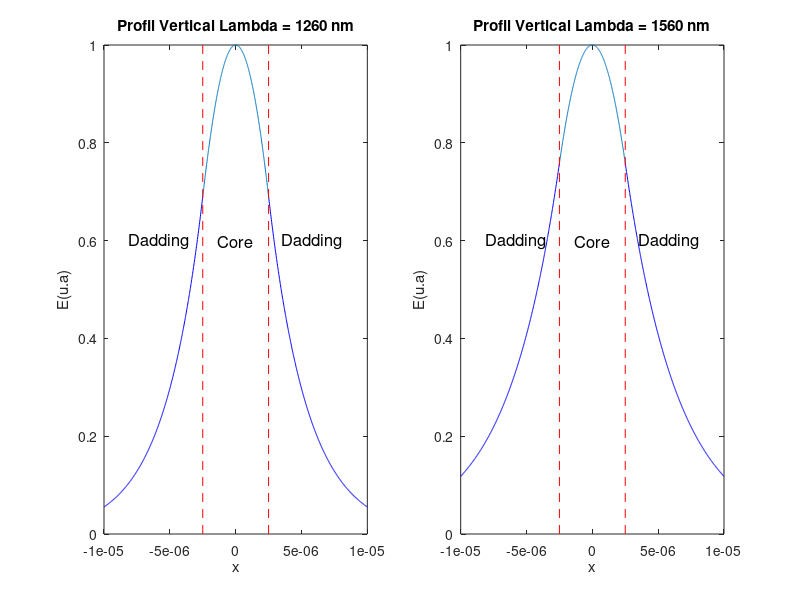
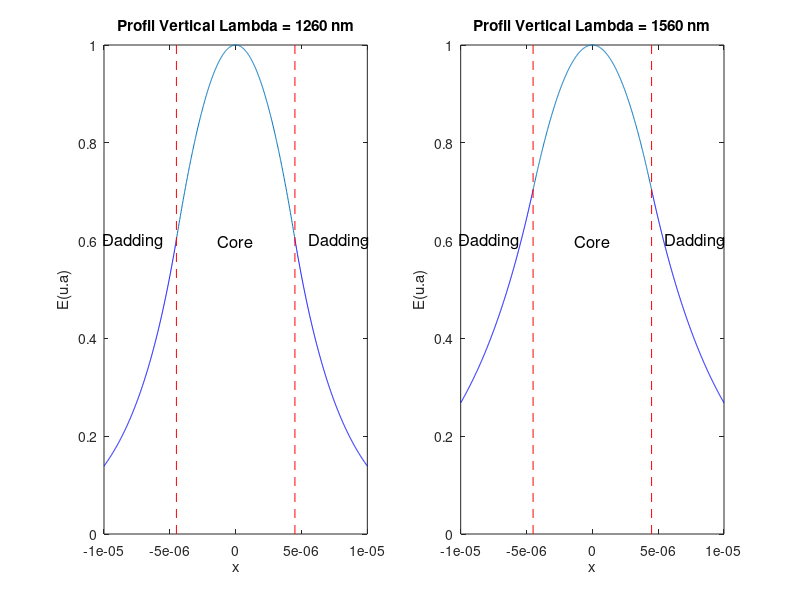
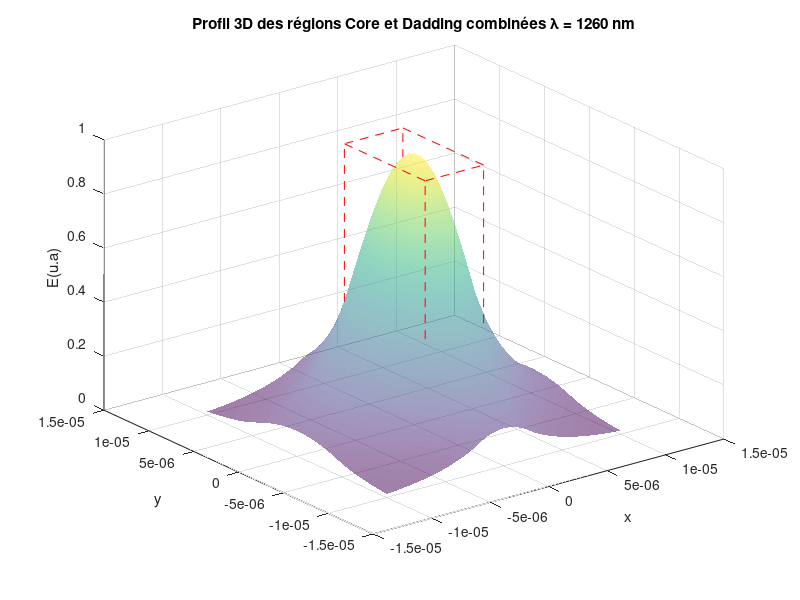
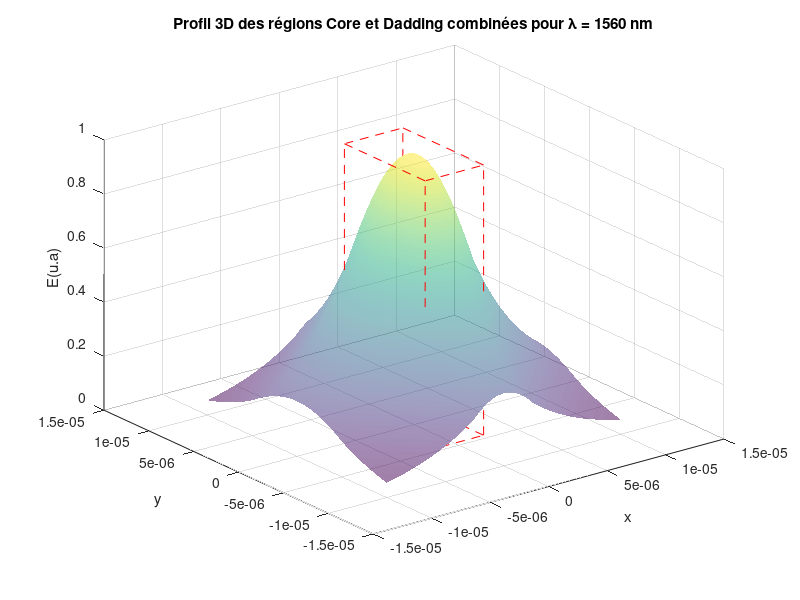

MATLAB code for these plots, in order:
% Étude de cas OOG

% Génération d'une séquence de valeurs pour x allant de -10 à 10 micromètres avec 501 points
x = linspace(-10e-6, 10e-6, 501);

% Définition des variables
n1 = 1.463; % Indice de réfraction du matériau 1
n2 = 1.460; % Indice de réfraction du matériau 2
lambda1 = 1260e-9; % Longueur d'onde en mètres pour lambda1
lambda2 = 1560e-9; % Longueur d'onde en mètres pour lambda2
n_effh1 = 1.46156; % Indice de réfraction effectif pour lambda1
n_effh2 = 1.46130; % Indice de réfraction effectif pour lambda2

% Profil Horizontal

% Dans le noyau (Core)
b = 5e-6; % Taille du noyau en mètres
x_core = linspace(-b/2, b/2, 501); % Génération de valeurs pour x dans le noyau

% Calcul des expressions pour lambda1 dans le noyau
alpha_h1260 = sqrt((n1)^2 * (2*pi/lambda1)^2 - ((2*pi/lambda1)*n_effh1)^2);
E_core1_h = cos(alpha_h1260 * x_core); % Distribution d'amplitude électrique normalisée à 1

% Calcul des expressions pour lambda2 dans le noyau
alpha_h1560 = sqrt((n1)^2 * (2*pi/lambda2)^2 - ((2*pi/lambda2)*n_effh2)^2);
E_core2_h = cos(alpha_h1560 * x_core); % Distribution d'amplitude électrique normalisée à 1

% Dans le revêtement (Dadding)
x_dadding = linspace(b/2, 10e-6, 501); % Génération de valeurs pour x dans le revêtement

% Calcul des expressions pour lambda1 dans le revêtement
kappa_h1260 = sqrt(((2*pi/lambda1)*n_effh1)^2 - (n2)^2*(2*pi/lambda1)^2);
E_dadding1_h = cos(alpha_h1260*b/2)*exp(kappa_h1260*b/2) * exp(-kappa_h1260*abs(x_dadding));

% Calcul des expressions pour lambda2 dans le revêtement
kappa_h1560 = sqrt(((2*pi/lambda2)*n_effh2)^2 - (n2)^2*(2*pi/lambda2)^2);
E_dadding2_h = cos(alpha_h1560*b/2)* exp(kappa_h1560*b/2) * exp(-kappa_h1560*abs(x_dadding));


% Affichage des graphiques
fig = figure('Position', [100, 100, 1000, 400]); % Définition de la taille de la figure

subplot(1, 2, 1)
plot(x_core, E_core1_h, x_dadding, E_dadding1_h,'b', -x_dadding, E_dadding1_h,'b' )
hold on
% Barres verticales délimitant le noyau
line([-b/2, -b/2], [0, 1], 'Color', 'r', 'LineStyle', '--');
line([b/2, b/2], [0, 1], 'Color', 'r', 'LineStyle', '--');
% Annotations
text(0, 0.6, 'Core', 'HorizontalAlignment', 'center', 'VerticalAlignment', 'middle', 'FontSize', 12)
text(-b/2 - 1e-6, 0.6, 'Dadding', 'HorizontalAlignment', 'right', 'VerticalAlignment', 'middle', 'FontSize', 12)
text(b/2 + 1e-6, 0.6, 'Dadding', 'HorizontalAlignment', 'left', 'VerticalAlignment', 'middle', 'FontSize', 12)
hold off
title('Profil Vertical Lambda = 1260 nm')
xlabel('x')
ylabel('E(u.a)')
xlim([-10e-6, 10e-6]) % Définition des limites de l'axe des x

subplot(1, 2, 2)
plot(x_core, E_core2_h, x_dadding, E_dadding2_h,'b', -x_dadding, E_dadding2_h,'b')
hold on
% Barres verticales délimitant le noyau
line([-b/2, -b/2], [0, 1], 'Color', 'r', 'LineStyle', '--');
line([b/2, b/2], [0, 1], 'Color', 'r', 'LineStyle', '--');
% Annotations
text(0, 0.6, 'Core', 'HorizontalAlignment', 'center', 'VerticalAlignment', 'middle', 'FontSize', 12)
text(-b/2 - 1e-6, 0.6, 'Dadding', 'HorizontalAlignment', 'right', 'VerticalAlignment', 'middle', 'FontSize', 12)
text(b/2 + 1e-6, 0.6, 'Dadding', 'HorizontalAlignment', 'left', 'VerticalAlignment', 'middle', 'FontSize', 12)
hold off
title('Profil Vertical Lambda = 1560 nm')
xlabel('x')
ylabel('E(u.a)')
xlim([-10e-6, 10e-6]) % Définition des limites de l'axe des x

% Changer le nom de la figure
set(fig, 'Name', 'Profil Horizontal');




%% 

% Profil Vertical

n_effv1 = 1.46098;
n_effv2 = 1.46065 ; 
% Dans le noyau (Core)
a = 9e-6; % Taille du noyau en mètres
x_core = linspace(-a/2, a/2, 501); % Génération de valeurs pour x dans le noyau

% Calcul des expressions pour lambda1 dans le noyau
alpha_1260_v = sqrt((n_effh1)^2 * (2*pi/lambda1)^2 - ((2*pi/lambda1)*n_effv1)^2);
E_core1_v = cos(alpha_1260_v * x_core); % Distribution d'amplitude électrique normalisée à 1

% Calcul des expressions pour lambda2 dans le noyau
alpha_1560_v = sqrt((n_effh2)^2 * (2*pi/lambda2)^2 - ((2*pi/lambda2)*n_effv2 )^2);
E_core2_v = cos(alpha_1560_v * x_core); % Distribution d'amplitude électrique normalisée à 1

% Dans le revêtement (Dadding)
x_dadding = linspace(a/2, 10e-6, 501); % Génération de valeurs pour x dans le revêtement

% Calcul des expressions pour lambda1 dans le revêtement
kappa_h1260 = sqrt(((2*pi/lambda1)*n_effv1)^2 - (n2)^2*(2*pi/lambda1)^2);
E_dadding1_v = cos(alpha_1260_v*a/2)*exp(kappa_h1260*a/2) * exp(-kappa_h1260*abs(x_dadding));

% Calcul des expressions pour lambda2 dans le revêtement
kappa_h1560 = sqrt(((2*pi/lambda2)*n_effv2 )^2 - (n2)^2*(2*pi/lambda2)^2);
E_dadding2 = cos(alpha_1560_v*a/2)* exp(kappa_h1560*a/2) * exp(-kappa_h1560*abs(x_dadding));


% Affichage des graphiques
fig = figure('Position', [100, 100, 1000, 400]); % Définition de la taille de la figure

subplot(1, 2, 1)
plot(x_core, E_core1_v, x_dadding, E_dadding1_v,'b', -x_dadding, E_dadding1_v,'b' )
hold on
% Barres verticales délimitant le noyau
line([-a/2, -a/2], [0, 1], 'Color', 'r', 'LineStyle', '--');
line([a/2, a/2], [0, 1], 'Color', 'r', 'LineStyle', '--');
% Annotations
text(0, 0.6, 'Core', 'HorizontalAlignment', 'center', 'VerticalAlignment', 'middle', 'FontSize', 12)
text(-a/2 - 1e-6, 0.6, 'Dadding', 'HorizontalAlignment', 'right', 'VerticalAlignment', 'middle', 'FontSize', 12)
text(a/2 + 1e-6, 0.6, 'Dadding', 'HorizontalAlignment', 'left', 'VerticalAlignment', 'middle', 'FontSize', 12)
hold off
title('Profil Vertical Lambda = 1260 nm')
xlabel('x')
ylabel('E(u.a)')
xlim([-10e-6, 10e-6]) % Définition des limites de l'axe des x

subplot(1, 2, 2)
plot(x_core, E_core2_v, x_dadding, E_dadding2,'b', -x_dadding, E_dadding2,'b')
hold on
% Barres verticales délimitant le noyau
line([-a/2, -a/2], [0, 1], 'Color', 'r', 'LineStyle', '--');
line([a/2, a/2], [0, 1], 'Color', 'r', 'LineStyle', '--');
% Annotations
text(0, 0.6, 'Core', 'HorizontalAlignment', 'center', 'VerticalAlignment', 'middle', 'FontSize', 12)
text(-a/2 - 1e-6, 0.6, 'Dadding', 'HorizontalAlignment', 'right', 'VerticalAlignment', 'middle', 'FontSize', 12)
text(a/2 + 1e-6, 0.6, 'Dadding', 'HorizontalAlignment', 'left', 'VerticalAlignment', 'middle', 'FontSize', 12)
hold off
title('Profil Vertical Lambda = 1560 nm')
xlabel('x')
ylabel('E(u.a)')
xlim([-10e-6, 10e-6]) % Définition des limites de l'axe des x

% Changer le nom de la figure
set(fig, 'Name', 'Profil Vertical');




%%

%%% LA VICTOIRE %%%

% POUR LAMBDA1

% Génération de la grille 3D
[X, Y] = meshgrid(x, x);

% Initialisation de Z avec des zéros
Z1= zeros(size(X));

% Conditions pour les régions Core, Dadding et chevauchantes
L_core = (abs(X) < b/2 & abs(Y) < a/2);
L_dadding_X1 = (abs(X) >= b/2 & abs(Y) < a/2);
L_dadding_X2 = (abs(X) >= b/2 & abs(Y) > a/2);
L_dadding_Y1 = (abs(Y) >= a/2 & abs(X) < b/2);
L_dadding_Y2 = (abs(Y) >= a/2 & abs(X) > b/2);

% Attribution des valeurs en fonction des conditions pour la région Core
Z1(L_core) = cos(alpha_h1260 * X(L_core)) .* cos(alpha_1260_v * Y(L_core));

% Calcul des valeurs pour la région Dadding en quatre parties
Z_dadding_X1 = cos(alpha_h1260*b/2)*exp(kappa_h1260*b/2) .* exp(-kappa_h1260*abs(X(L_dadding_X1))) .* cos(alpha_1260_v * Y(L_dadding_X1));
Z_dadding_X2 = cos(alpha_h1260*b/2)*exp(kappa_h1260*b/2) .* exp(-kappa_h1260*abs(X(L_dadding_X2))) .*cos(alpha_1260_v*a/2)* exp(kappa_h1260*a/2) .* exp(-kappa_h1260*abs(Y(L_dadding_X2)));


Z_dadding_Y1 = cos(alpha_1260_v*a/2)*exp(kappa_h1260*a/2) .* exp(-kappa_h1260*abs(Y(L_dadding_Y1))) .* cos(alpha_h1260 * X(L_dadding_Y1));
Z_dadding_Y2 = cos(alpha_1260_v*a/2)*exp(kappa_h1260*a/2) .* exp(-kappa_h1260*abs(Y(L_dadding_Y2))) .*cos(alpha_h1260*b/2)*exp(kappa_h1260*b/2) .* exp(-kappa_h1260*abs(X(L_dadding_Y2)));

% Attribution des valeurs calculées aux régions correspondantes
Z1(L_dadding_X1) = Z_dadding_X1;
Z1(L_dadding_X2) = Z_dadding_X2;
Z1(L_dadding_Y1) = Z_dadding_Y1;
Z1(L_dadding_Y2) = Z_dadding_Y2;

% Affichage de Z(L1) et Z(L2) combinés
figure;
surf(X, Y, Z1, 'FaceAlpha', 0.5, 'EdgeColor', 'none');
% Ajout du titre
title('Profil 3D des régions Core et Dadding combinées \lambda = 1260 nm');

% Ajout des étiquettes d'axe
xlabel('x');
ylabel('y');
zlabel('E(u.a)');

% Affichage du texte "Core" dans la zone Core
text(0, 0, 0.5, 'Core', 'FontSize', 12, 'Color', 'black');

% Affichage du texte "Dadding" dans la zone Dadding
text(b, a, 0.5, 'Dadding', 'FontSize', 12, 'Color', 'black');

% Affichage du côté a 
text(b/2+0.3e-6, 0, 0, 'a', 'FontSize', 12, 'Color', 'black');

% Affichage du côté b
text(0, a/2+0.3e-6, 0, 'b', 'FontSize', 12, 'Color', 'black');

% Ajout des lignes en pointillés pour délimiter la zone du core
hold on;


line([-b/2, -b/2], [-a/2, -a/2], [0, 1], 'Color', 'red', 'LineStyle', '--');
line([b/2, b/2], [-a/2, -a/2], [0, 1], 'Color', 'red', 'LineStyle', '--');
line([-b/2, -b/2], [a/2, a/2], [0, 1], 'Color', 'red', 'LineStyle', '--');
line([b/2, b/2], [a/2, a/2], [0, 1], 'Color', 'red', 'LineStyle', '--');

line([-b/2, -b/2], [-a/2, a/2], [1, 1], 'Color', 'red', 'LineStyle', '--');
line([b/2, b/2], [-a/2, a/2], [1, 1], 'Color', 'red', 'LineStyle', '--');
line([-b/2, b/2], [-a/2, -a/2], [1, 1], 'Color', 'red', 'LineStyle', '--');
line([-b/2, b/2], [a/2, a/2], [1, 1], 'Color', 'red', 'LineStyle', '--');

line([-b/2, -b/2], [-a/2, a/2], [0, 0], 'Color', 'red', 'LineStyle', '--');
line([b/2, b/2], [-a/2, a/2], [0, 0], 'Color', 'red', 'LineStyle', '--');
line([-b/2, b/2], [-a/2, -a/2], [0, 0], 'Color', 'red', 'LineStyle', '--');
line([-b/2, b/2], [a/2, a/2], [0, 0], 'Color', 'red', 'LineStyle', '--');
hold off;





%%


% Pour LAMBDA2

% Génération de la grille 3D
[X, Y] = meshgrid(x, x);

% Initialisation de Z avec des zéros
Z2 = zeros(size(X));

% Conditions pour les régions Core, Dadding et chevauchantes
L_core = (abs(X) < b/2 & abs(Y) < a/2);
L_dadding_X1 = (abs(X) >= b/2 & abs(Y) < a/2);
L_dadding_X2 = (abs(X) >= b/2 & abs(Y) > a/2);
L_dadding_Y1 = (abs(Y) >= a/2 & abs(X) < b/2);
L_dadding_Y2 = (abs(Y) >= a/2 & abs(X) > b/2);

% Attribution des valeurs en fonction des conditions pour la région Core
Z2(L_core) = cos(alpha_h1560 * X(L_core)) .* cos(alpha_1560_v * Y(L_core));

% Calcul des valeurs pour la région Dadding en quatre parties
Z_dadding_X1 = cos(alpha_h1560*b/2)*exp(kappa_h1560*b/2) .* exp(-kappa_h1560*abs(X(L_dadding_X1))) .* cos(alpha_1560_v * Y(L_dadding_X1));
Z_dadding_X2 = cos(alpha_h1560*b/2)*exp(kappa_h1560*b/2) .* exp(-kappa_h1560*abs(X(L_dadding_X2))) .*cos(alpha_1560_v*a/2)* exp(kappa_h1560*a/2) .* exp(-kappa_h1560*abs(Y(L_dadding_X2)));

Z_dadding_Y1 = cos(alpha_1560_v*a/2)*exp(kappa_h1560*a/2) .* exp(-kappa_h1560*abs(Y(L_dadding_Y1))) .* cos(alpha_h1560 * X(L_dadding_Y1));
Z_dadding_Y2 = cos(alpha_1560_v*a/2)*exp(kappa_h1560*a/2) .* exp(-kappa_h1560*abs(Y(L_dadding_Y2))) .*cos(alpha_h1560*b/2)*exp(kappa_h1560*b/2) .* exp(-kappa_h1560*abs(X(L_dadding_Y2)));

% Attribution des valeurs calculées aux régions correspondantes
Z2(L_dadding_X1) = Z_dadding_X1;
Z2(L_dadding_X2) = Z_dadding_X2;
Z2(L_dadding_Y1) = Z_dadding_Y1;
Z2(L_dadding_Y2) = Z_dadding_Y2;

% Affichage de Z(L1) et Z(L2) combinés
figure;
surf(X, Y, Z2, 'FaceAlpha', 0.5, 'EdgeColor', 'none');
% Ajout du titre
title('Profil 3D des régions Core et Dadding combinées pour \lambda = 1560 nm');

% Ajout des étiquettes d'axe
xlabel('x');
ylabel('y');
zlabel('E(u.a)');

% Affichage du texte "Core" dans la zone Core
text(0, 0, 0.5, 'Core', 'FontSize', 12, 'Color', 'black');

% Affichage du texte "Dadding" dans la zone Dadding
text(b, a, 0.5, 'Dadding', 'FontSize', 12, 'Color', 'black');

% Affichage du côté a 
text(b/2+0.3e-6, 0, 0, 'a', 'FontSize', 12, 'Color', 'black');

% Affichage du côté a 
text(0, a/2+0.3e-6, 0, 'b', 'FontSize', 12, 'Color', 'black');

% Ajout des lignes en pointillés pour délimiter la zone du core
hold on;

line([-b/2, -b/2], [-a/2, -a/2], [0, 1], 'Color', 'red', 'LineStyle', '--');
line([b/2, b/2], [-a/2, -a/2], [0, 1], 'Color', 'red', 'LineStyle', '--');
line([-b/2, -b/2], [a/2, a/2], [0, 1], 'Color', 'red', 'LineStyle', '--');
line([b/2, b/2], [a/2, a/2], [0, 1], 'Color', 'red', 'LineStyle', '--');

line([-b/2, -b/2], [-a/2, a/2], [1, 1], 'Color', 'red', 'LineStyle', '--');
line([b/2, b/2], [-a/2, a/2], [1, 1], 'Color', 'red', 'LineStyle', '--');
line([-b/2, b/2], [-a/2, -a/2], [1, 1], 'Color', 'red', 'LineStyle', '--');
line([-b/2, b/2], [a/2, a/2], [1, 1], 'Color', 'red', 'LineStyle', '--');

line([-b/2, -b/2], [-a/2, a/2], [0, 0], 'Color', 'red', 'LineStyle', '--');
line([b/2, b/2], [-a/2, a/2], [0, 0], 'Color', 'red', 'LineStyle', '--');
line([-b/2, b/2], [-a/2, -a/2], [0, 0], 'Color', 'red', 'LineStyle', '--');
line([-b/2, b/2], [a/2, a/2], [0, 0], 'Color', 'red', 'LineStyle', '--');
hold off;





%%

% Superposition des differents LAMBDA

figure;
% Plot de Z1 avec une couleur
surf(X, Y, Z1, 'FaceAlpha', 0.3, 'EdgeColor', 'none', 'FaceColor', 'blue');
hold on;
% Plot de Z2 avec une autre couleur
surf(X, Y, Z2, 'FaceAlpha', 0.3, 'EdgeColor', 'none', 'FaceColor', 'red');
hold off;
% Ajout du titre à la figure
title('Profil 3D des régions Core et Dadding pour différentes longueurs d onde');

% Ajout des étiquettes d'axe
xlabel('x');
ylabel('y');
zlabel('E(u.a)');

% Ajout des légendes pour les différentes surfaces
legend('\lambda = 1260 nm', '\lambda = 1560 nm');

% Affichage du texte "Core" dans la zone Core
text(0, 0, 0.5, 'Core', 'FontSize', 12, 'Color', 'black');

% Affichage du texte "Dadding" dans la zone Dadding
text(b, a, 0.5, 'Dadding', 'FontSize', 12, 'Color', 'black');

% Affichage du côté a 
text(b/2+0.3e-6, 0, 0, 'a', 'FontSize', 12, 'Color', 'black');

% Affichage du côté a 
text(0, a/2+0.3e-6, 0, 'b', 'FontSize', 12, 'Color', 'black');

% Ajout des lignes en pointillés pour délimiter la zone du core
hold on;

% Lignes pointillées pour délimiter la zone du core sans légende
line([-b/2, -b/2], [-a/2, -a/2], [0, 1], 'Color', 'red', 'LineStyle', '--','HandleVisibility', 'off');
line([b/2, b/2], [-a/2, -a/2], [0, 1], 'Color', 'red', 'LineStyle', '--','HandleVisibility', 'off');
line([-b/2, -b/2], [a/2, a/2], [0, 1], 'Color', 'red', 'LineStyle', '--','HandleVisibility', 'off');
line([b/2, b/2], [a/2, a/2], [0, 1], 'Color', 'red', 'LineStyle', '--','HandleVisibility', 'off');

line([-b/2, -b/2], [-a/2, a/2], [1, 1], 'Color', 'red', 'LineStyle', '--','HandleVisibility', 'off');
line([b/2, b/2], [-a/2, a/2], [1, 1], 'Color', 'red', 'LineStyle', '--','HandleVisibility', 'off');
line([-b/2, b/2], [-a/2, -a/2], [1, 1], 'Color', 'red', 'LineStyle', '--','HandleVisibility', 'off');
line([-b/2, b/2], [a/2, a/2], [1, 1], 'Color', 'red', 'LineStyle', '--','HandleVisibility', 'off');

line([-b/2, -b/2], [-a/2, a/2], [0, 0], 'Color', 'red', 'LineStyle', '--','HandleVisibility', 'off');
line([b/2, b/2], [-a/2, a/2], [0, 0], 'Color', 'red', 'LineStyle', '--','HandleVisibility', 'off');
line([-b/2, b/2], [-a/2, -a/2], [0, 0], 'Color', 'red', 'LineStyle', '--','HandleVisibility', 'off');
line([-b/2, b/2], [a/2, a/2], [0, 0], 'Color', 'red', 'LineStyle', '--','HandleVisibility', 'off');
hold off;

